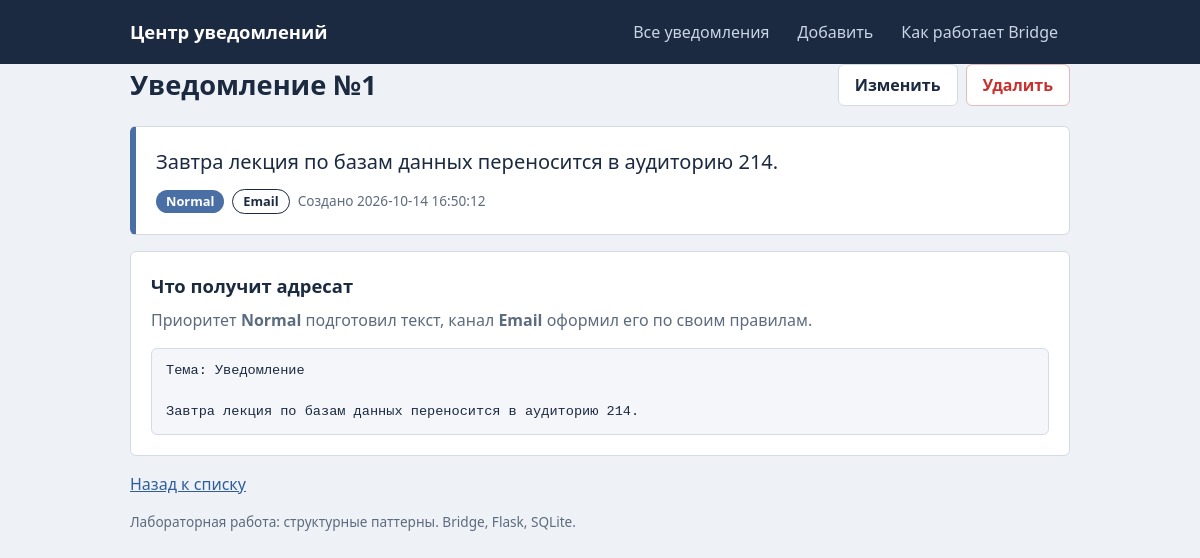
The page /notification/1 on the database its author committed.
### tables this page shows
CREATE TABLE notifications (
    id                INTEGER PRIMARY KEY AUTOINCREMENT,
    message           TEXT NOT NULL,
    notification_type TEXT NOT NULL CHECK (notification_type IN ('Email', 'SMS', 'Telegram')),
    priority          TEXT NOT NULL CHECK (priority IN ('Normal', 'Important', 'Emergency')),
    created_at        TEXT NOT NULL DEFAULT (datetime('now', 'localtime'))
);

### app.py (the view)
@app.route("/notification/<int:notification_id>")
def detail(notification_id):
    row = get_or_404(notification_id)
    delivery = create_notification(row["notification_type"], row["priority"]).send(row["message"])
    return render_template("detail.html", row=row, delivery=delivery)

### app.py (called while the page is built)
def get_or_404(notification_id):
    conn = get_db()
    row = conn.execute("SELECT * FROM notifications WHERE id = ?", (notification_id,)).fetchone()
    conn.close()
    if row is None:
        abort(404)
    return row

### db.py (called while the page is built)
def get_db():
    conn = sqlite3.connect(DB_PATH)
    conn.row_factory = sqlite3.Row
    return conn

### patterns/bridge.py (called while the page is built)
def create_notification(notification_type: str, priority: str) -> Notification:
    if notification_type not in CHANNELS:
        raise ValueError(f"Неизвестный тип уведомления: {notification_type}")
    if priority not in PRIORITIES:
        raise ValueError(f"Неизвестный приоритет: {priority}")
    channel = CHANNELS[notification_type]()
    return PRIORITIES[priority](channel)

    def deliver(self, title, body, urgent):
        flag = "X-Priority: 1 (высокий)\n" if urgent else ""
        return f"{flag}Тема: {title}\n\n{body}"

    def decorate(self, message: str) -> str:
        return message

    def send(self, message: str) -> dict:
        body = self.decorate(message)
        delivered = self.channel.deliver(self.title, body, self.urgent)
        return {
            "channel": self.channel.name,
            "priority": self.priority_name,
            "attempts": self.attempts,
            "payload": delivered,
        }

### templates/detail.html (shortened to what this page needs)
{% extends "base.html" %}
{% block content %}
<div class="page-head">
  <h1>Уведомление №{{ row.id }}</h1>
  <div class="actions">
    <a class="btn" href="{{ url_for('edit', notification_id=row.id) }}">Изменить</a>
    <form method="post" action="{{ url_for('delete', notification_id=row.id) }}"
          onsubmit="return confirm('Удалить это уведомление?');">
      <button class="btn danger" type="submit">Удалить</button>
    </form>
  </div>
</div>
<section class="card p-{{ row.priority }} stripe">
  <p class="big">{{ row.message }}</p>
  <div class="meta">
    <span class="badge prio p-{{ row.priority }}">{{ row.priority }}</span>
    <span class="badge chan">{{ row.notification_type }}</span>
    <span class="date">Создано {{ row.created_at }}</span>
  </div>
</section>
<section class="card">
  <h2>Что получит адресат</h2>
  <p class="hint">
    Приоритет <b>{{ delivery.priority }}</b> подготовил текст, канал <b>{{ delivery.channel }}</b>
    оформил его по своим правилам.
  </p>
  <pre class="payload">{{ delivery.payload }}</pre>
</section>
<p><a href="{{ url_for('index') }}">Назад к списку</a></p>
{% endblock %}

### static/style.css (style rules this page uses)
:root { --ink: #1b2a41; --muted: #5d6b7e; --paper: #eef1f5; --card: #ffffff; --line: #d5dbe4; --accent: #2f5d9e; --normal: #4a6fa5; --important: #c98200; --emergency: #c8312e; --radius: 6px; font-family: "Segoe UI", "Helvetica Neue", Arial, sans-serif; }
* { box-sizing: border-box; }
body { margin: 0; background: var(--paper); color: var(--ink); line-height: 1.5; font-size: 16px; }
h1 { font-size: 1.7rem; line-height: 1.2; margin: 0; }
h2 { font-size: 1.15rem; margin: 0 0 8px; }
a { color: var(--accent); }
.page-head { display: flex; align-items: center; justify-content: space-between; flex-wrap: wrap; gap: 12px; margin-bottom: 20px; }
.btn { display: inline-block; font: inherit; font-weight: 600; padding: 8px 16px; border: 1px solid var(--line); border-radius: var(--radius); background: var(--card); color: var(--ink); text-decoration: none; cursor: pointer; }
.btn.danger { color: var(--emergency); border-color: #e7b9b8; }
.actions { display: flex; gap: 8px; align-items: center; flex-wrap: wrap; }
.actions form { margin: 0; }
.meta { display: flex; flex-wrap: wrap; align-items: center; gap: 8px; }
.date { color: var(--muted); font-size: .85rem; }
.badge { display: inline-block; font-size: .8rem; font-weight: 600; padding: 2px 10px; border-radius: 999px; }
.badge.prio { color: #fff; background: var(--normal); }
.badge.chan { border: 1px solid var(--ink); color: var(--ink); }
.card { background: var(--card); border: 1px solid var(--line); border-radius: var(--radius); padding: 20px; margin-bottom: 16px; }
.card.stripe { border-left: 6px solid var(--normal); }
.big { font-size: 1.25rem; margin: 0 0 12px; overflow-wrap: anywhere; }
.hint { color: var(--muted); margin-top: 0; }
.payload { margin: 0; padding: 12px 14px; background: #f4f6f9; border: 1px solid var(--line); border-radius: var(--radius); font-family: Consolas, "Courier New", monospace; font-size: .85rem; white-space: pre-wrap; overflow-wrap: anywhere; }

### rows shown on the page
notifications: id "1", message "Завтра лекция по базам данных переносится в аудиторию 214.", priority "Normal", notification_type "Email", created_at "2026-10-14 16:50:12", channel "Email"

### other values the page prints
{{ delivery.payload }} "Тема: Уведомление Завтра лекция по базам данных переносится в аудиторию 214."
